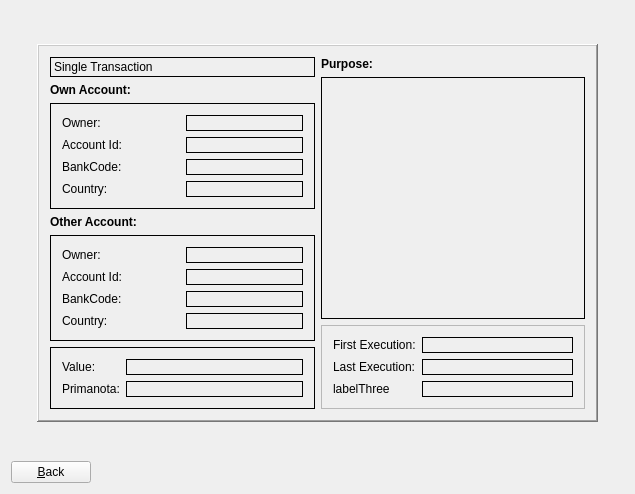
<ui version="4.0" >
 <class>GuiTransactionInfoBase</class>
 <widget class="QWidget" name="GuiTransactionInfoBase" >
  <property name="geometry" >
   <rect>
    <x>0</x>
    <y>0</y>
    <width>635</width>
    <height>494</height>
   </rect>
  </property>
  <property name="windowTitle" >
   <string>Form1</string>
  </property>
  <layout class="QGridLayout" >
   <property name="margin" >
    <number>11</number>
   </property>
   <property name="spacing" >
    <number>6</number>
   </property>
   <item row="0" column="1" >
    <spacer>
     <property name="orientation" >
      <enum>Qt::Vertical</enum>
     </property>
     <property name="sizeType" >
      <enum>QSizePolicy::Expanding</enum>
     </property>
     <property name="sizeHint" stdset="0" >
      <size>
       <width>20</width>
       <height>16</height>
      </size>
     </property>
    </spacer>
   </item>
   <item row="2" column="1" >
    <spacer>
     <property name="orientation" >
      <enum>Qt::Vertical</enum>
     </property>
     <property name="sizeType" >
      <enum>QSizePolicy::Expanding</enum>
     </property>
     <property name="sizeHint" stdset="0" >
      <size>
       <width>20</width>
       <height>16</height>
      </size>
     </property>
    </spacer>
   </item>
   <item row="3" column="0" colspan="3" >
    <layout class="QHBoxLayout" >
     <property name="spacing" >
      <number>6</number>
     </property>
     <property name="margin" >
      <number>0</number>
     </property>
     <item>
      <widget class="QPushButton" name="buttonBack" >
       <property name="text" >
        <string>&amp;Back</string>
       </property>
       <property name="shortcut" >
        <string>Alt+B</string>
       </property>
      </widget>
     </item>
     <item>
      <spacer>
       <property name="orientation" >
        <enum>Qt::Horizontal</enum>
       </property>
       <property name="sizeType" >
        <enum>QSizePolicy::Expanding</enum>
       </property>
       <property name="sizeHint" stdset="0" >
        <size>
         <width>321</width>
         <height>21</height>
        </size>
       </property>
      </spacer>
     </item>
    </layout>
   </item>
   <item row="1" column="0" >
    <spacer>
     <property name="orientation" >
      <enum>Qt::Horizontal</enum>
     </property>
     <property name="sizeType" >
      <enum>QSizePolicy::Fixed</enum>
     </property>
     <property name="sizeHint" stdset="0" >
      <size>
       <width>20</width>
       <height>20</height>
      </size>
     </property>
    </spacer>
   </item>
   <item row="1" column="2" >
    <spacer>
     <property name="orientation" >
      <enum>Qt::Horizontal</enum>
     </property>
     <property name="sizeType" >
      <enum>QSizePolicy::Fixed</enum>
     </property>
     <property name="sizeHint" stdset="0" >
      <size>
       <width>20</width>
       <height>20</height>
      </size>
     </property>
    </spacer>
   </item>
   <item row="1" column="1" >
    <widget class="QFrame" name="frame3" >
     <property name="frameShape" >
      <enum>QFrame::WinPanel</enum>
     </property>
     <property name="frameShadow" >
      <enum>QFrame::Raised</enum>
     </property>
     <layout class="QHBoxLayout" >
      <property name="spacing" >
       <number>6</number>
      </property>
      <property name="margin" >
       <number>11</number>
      </property>
      <item>
       <layout class="QVBoxLayout" >
        <property name="spacing" >
         <number>6</number>
        </property>
        <property name="margin" >
         <number>0</number>
        </property>
        <item>
         <layout class="QHBoxLayout" >
          <property name="spacing" >
           <number>6</number>
          </property>
          <property name="margin" >
           <number>0</number>
          </property>
          <item>
           <widget class="QLabel" name="labelType" >
            <property name="sizePolicy" >
             <sizepolicy vsizetype="Preferred" hsizetype="Expanding" >
              <horstretch>0</horstretch>
              <verstretch>0</verstretch>
             </sizepolicy>
            </property>
            <property name="minimumSize" >
             <size>
              <width>0</width>
              <height>20</height>
             </size>
            </property>
            <property name="frameShape" >
             <enum>QFrame::Box</enum>
            </property>
            <property name="text" >
             <string>Single Transaction</string>
            </property>
            <property name="wordWrap" >
             <bool>false</bool>
            </property>
           </widget>
          </item>
         </layout>
        </item>
        <item>
         <layout class="QVBoxLayout" >
          <property name="spacing" >
           <number>6</number>
          </property>
          <property name="margin" >
           <number>0</number>
          </property>
          <item>
           <widget class="QLabel" name="textLabel6_2" >
            <property name="text" >
             <string>&lt;b>Own Account:&lt;/b></string>
            </property>
            <property name="wordWrap" >
             <bool>false</bool>
            </property>
           </widget>
          </item>
          <item>
           <widget class="QFrame" name="frame4" >
            <property name="sizePolicy" >
             <sizepolicy vsizetype="Preferred" hsizetype="Expanding" >
              <horstretch>0</horstretch>
              <verstretch>0</verstretch>
             </sizepolicy>
            </property>
            <property name="frameShape" >
             <enum>QFrame::Box</enum>
            </property>
            <property name="frameShadow" >
             <enum>QFrame::Plain</enum>
            </property>
            <layout class="QGridLayout" >
             <property name="margin" >
              <number>11</number>
             </property>
             <property name="spacing" >
              <number>6</number>
             </property>
             <item row="2" column="0" >
              <widget class="QLabel" name="textOurBankCode1" >
               <property name="text" >
                <string>BankCode:</string>
               </property>
               <property name="wordWrap" >
                <bool>false</bool>
               </property>
              </widget>
             </item>
             <item row="3" column="0" >
              <widget class="QLabel" name="labelOurCountry1" >
               <property name="text" >
                <string>Country:</string>
               </property>
               <property name="wordWrap" >
                <bool>false</bool>
               </property>
              </widget>
             </item>
             <item row="2" column="1" >
              <widget class="QLabel" name="labelOurBankCode2" >
               <property name="sizePolicy" >
                <sizepolicy vsizetype="Preferred" hsizetype="Expanding" >
                 <horstretch>0</horstretch>
                 <verstretch>0</verstretch>
                </sizepolicy>
               </property>
               <property name="frameShape" >
                <enum>QFrame::Box</enum>
               </property>
               <property name="text" >
                <string/>
               </property>
               <property name="wordWrap" >
                <bool>false</bool>
               </property>
              </widget>
             </item>
             <item row="3" column="1" >
              <widget class="QLabel" name="labelOurCountry2" >
               <property name="sizePolicy" >
                <sizepolicy vsizetype="Preferred" hsizetype="Expanding" >
                 <horstretch>0</horstretch>
                 <verstretch>0</verstretch>
                </sizepolicy>
               </property>
               <property name="frameShape" >
                <enum>QFrame::Box</enum>
               </property>
               <property name="text" >
                <string/>
               </property>
               <property name="wordWrap" >
                <bool>false</bool>
               </property>
              </widget>
             </item>
             <item row="1" column="1" >
              <widget class="QLabel" name="labelOurAccountId2" >
               <property name="sizePolicy" >
                <sizepolicy vsizetype="Preferred" hsizetype="Expanding" >
                 <horstretch>0</horstretch>
                 <verstretch>0</verstretch>
                </sizepolicy>
               </property>
               <property name="frameShape" >
                <enum>QFrame::Box</enum>
               </property>
               <property name="text" >
                <string/>
               </property>
               <property name="wordWrap" >
                <bool>false</bool>
               </property>
              </widget>
             </item>
             <item row="1" column="0" >
              <widget class="QLabel" name="textOurAccount1" >
               <property name="text" >
                <string>Account Id:</string>
               </property>
               <property name="wordWrap" >
                <bool>false</bool>
               </property>
              </widget>
             </item>
             <item row="0" column="0" >
              <widget class="QLabel" name="labelOurName1" >
               <property name="sizePolicy" >
                <sizepolicy vsizetype="Preferred" hsizetype="Expanding" >
                 <horstretch>0</horstretch>
                 <verstretch>0</verstretch>
                </sizepolicy>
               </property>
               <property name="text" >
                <string>Owner:</string>
               </property>
               <property name="wordWrap" >
                <bool>false</bool>
               </property>
              </widget>
             </item>
             <item row="0" column="1" >
              <widget class="QLabel" name="labelOurName2" >
               <property name="sizePolicy" >
                <sizepolicy vsizetype="Preferred" hsizetype="Expanding" >
                 <horstretch>0</horstretch>
                 <verstretch>0</verstretch>
                </sizepolicy>
               </property>
               <property name="frameShape" >
                <enum>QFrame::Box</enum>
               </property>
               <property name="text" >
                <string/>
               </property>
               <property name="wordWrap" >
                <bool>false</bool>
               </property>
              </widget>
             </item>
            </layout>
           </widget>
          </item>
         </layout>
        </item>
        <item>
         <layout class="QVBoxLayout" >
          <property name="spacing" >
           <number>6</number>
          </property>
          <property name="margin" >
           <number>0</number>
          </property>
          <item>
           <widget class="QLabel" name="textLabel6_2_2" >
            <property name="text" >
             <string>&lt;b>Other Account:&lt;/b></string>
            </property>
            <property name="wordWrap" >
             <bool>false</bool>
            </property>
           </widget>
          </item>
          <item>
           <widget class="QFrame" name="frame4_2" >
            <property name="sizePolicy" >
             <sizepolicy vsizetype="Preferred" hsizetype="Expanding" >
              <horstretch>0</horstretch>
              <verstretch>0</verstretch>
             </sizepolicy>
            </property>
            <property name="frameShape" >
             <enum>QFrame::Box</enum>
            </property>
            <property name="frameShadow" >
             <enum>QFrame::Plain</enum>
            </property>
            <layout class="QGridLayout" >
             <property name="margin" >
              <number>11</number>
             </property>
             <property name="spacing" >
              <number>6</number>
             </property>
             <item row="2" column="0" >
              <widget class="QLabel" name="labelOtherBankCode1" >
               <property name="text" >
                <string>BankCode:</string>
               </property>
               <property name="wordWrap" >
                <bool>false</bool>
               </property>
              </widget>
             </item>
             <item row="2" column="1" >
              <widget class="QLabel" name="labelOtherBankCode2" >
               <property name="sizePolicy" >
                <sizepolicy vsizetype="Preferred" hsizetype="Expanding" >
                 <horstretch>0</horstretch>
                 <verstretch>0</verstretch>
                </sizepolicy>
               </property>
               <property name="frameShape" >
                <enum>QFrame::Box</enum>
               </property>
               <property name="text" >
                <string/>
               </property>
               <property name="wordWrap" >
                <bool>false</bool>
               </property>
              </widget>
             </item>
             <item row="3" column="1" >
              <widget class="QLabel" name="labelOtherCountry2" >
               <property name="sizePolicy" >
                <sizepolicy vsizetype="Preferred" hsizetype="Expanding" >
                 <horstretch>0</horstretch>
                 <verstretch>0</verstretch>
                </sizepolicy>
               </property>
               <property name="frameShape" >
                <enum>QFrame::Box</enum>
               </property>
               <property name="text" >
                <string/>
               </property>
               <property name="wordWrap" >
                <bool>false</bool>
               </property>
              </widget>
             </item>
             <item row="0" column="1" >
              <widget class="QLabel" name="labelOtherName2" >
               <property name="sizePolicy" >
                <sizepolicy vsizetype="Preferred" hsizetype="Expanding" >
                 <horstretch>0</horstretch>
                 <verstretch>0</verstretch>
                </sizepolicy>
               </property>
               <property name="frameShape" >
                <enum>QFrame::Box</enum>
               </property>
               <property name="text" >
                <string/>
               </property>
               <property name="wordWrap" >
                <bool>false</bool>
               </property>
              </widget>
             </item>
             <item row="0" column="0" >
              <widget class="QLabel" name="labelOtherName1" >
               <property name="sizePolicy" >
                <sizepolicy vsizetype="Preferred" hsizetype="Expanding" >
                 <horstretch>0</horstretch>
                 <verstretch>0</verstretch>
                </sizepolicy>
               </property>
               <property name="text" >
                <string>Owner:</string>
               </property>
               <property name="wordWrap" >
                <bool>false</bool>
               </property>
              </widget>
             </item>
             <item row="1" column="1" >
              <widget class="QLabel" name="labelOtherAccountId2" >
               <property name="sizePolicy" >
                <sizepolicy vsizetype="Preferred" hsizetype="Expanding" >
                 <horstretch>0</horstretch>
                 <verstretch>0</verstretch>
                </sizepolicy>
               </property>
               <property name="frameShape" >
                <enum>QFrame::Box</enum>
               </property>
               <property name="text" >
                <string/>
               </property>
               <property name="wordWrap" >
                <bool>false</bool>
               </property>
              </widget>
             </item>
             <item row="1" column="0" >
              <widget class="QLabel" name="labelOtherAccountId1" >
               <property name="sizePolicy" >
                <sizepolicy vsizetype="Preferred" hsizetype="Expanding" >
                 <horstretch>0</horstretch>
                 <verstretch>0</verstretch>
                </sizepolicy>
               </property>
               <property name="text" >
                <string>Account Id:</string>
               </property>
               <property name="wordWrap" >
                <bool>false</bool>
               </property>
              </widget>
             </item>
             <item row="3" column="0" >
              <widget class="QLabel" name="labelOtherCountry1" >
               <property name="text" >
                <string>Country:</string>
               </property>
               <property name="wordWrap" >
                <bool>false</bool>
               </property>
              </widget>
             </item>
            </layout>
           </widget>
          </item>
         </layout>
        </item>
        <item>
         <widget class="QFrame" name="frame6" >
          <property name="frameShape" >
           <enum>QFrame::Box</enum>
          </property>
          <property name="frameShadow" >
           <enum>QFrame::Plain</enum>
          </property>
          <layout class="QHBoxLayout" >
           <property name="spacing" >
            <number>6</number>
           </property>
           <property name="margin" >
            <number>11</number>
           </property>
           <item>
            <layout class="QVBoxLayout" >
             <property name="spacing" >
              <number>6</number>
             </property>
             <property name="margin" >
              <number>0</number>
             </property>
             <item>
              <layout class="QGridLayout" >
               <property name="margin" >
                <number>0</number>
               </property>
               <property name="spacing" >
                <number>6</number>
               </property>
               <item row="1" column="1" >
                <widget class="QLabel" name="labelPrimanota2" >
                 <property name="sizePolicy" >
                  <sizepolicy vsizetype="Preferred" hsizetype="Expanding" >
                   <horstretch>0</horstretch>
                   <verstretch>0</verstretch>
                  </sizepolicy>
                 </property>
                 <property name="frameShape" >
                  <enum>QFrame::Box</enum>
                 </property>
                 <property name="text" >
                  <string/>
                 </property>
                 <property name="wordWrap" >
                  <bool>false</bool>
                 </property>
                </widget>
               </item>
               <item row="0" column="0" >
                <widget class="QLabel" name="labelValue1" >
                 <property name="text" >
                  <string>Value:</string>
                 </property>
                 <property name="wordWrap" >
                  <bool>false</bool>
                 </property>
                </widget>
               </item>
               <item row="0" column="1" >
                <widget class="QLabel" name="labelValue2" >
                 <property name="sizePolicy" >
                  <sizepolicy vsizetype="Preferred" hsizetype="Expanding" >
                   <horstretch>0</horstretch>
                   <verstretch>0</verstretch>
                  </sizepolicy>
                 </property>
                 <property name="frameShape" >
                  <enum>QFrame::Box</enum>
                 </property>
                 <property name="text" >
                  <string/>
                 </property>
                 <property name="wordWrap" >
                  <bool>false</bool>
                 </property>
                </widget>
               </item>
               <item row="1" column="0" >
                <widget class="QLabel" name="labelPrimanota1" >
                 <property name="text" >
                  <string>Primanota:</string>
                 </property>
                 <property name="wordWrap" >
                  <bool>false</bool>
                 </property>
                </widget>
               </item>
              </layout>
             </item>
            </layout>
           </item>
          </layout>
         </widget>
        </item>
       </layout>
      </item>
      <item>
       <layout class="QVBoxLayout" >
        <property name="spacing" >
         <number>6</number>
        </property>
        <property name="margin" >
         <number>0</number>
        </property>
        <item>
         <widget class="QLabel" name="textLabel6" >
          <property name="text" >
           <string>&lt;b>Purpose:&lt;/b></string>
          </property>
          <property name="wordWrap" >
           <bool>false</bool>
          </property>
         </widget>
        </item>
        <item>
         <widget class="QLabel" name="labelPurpose" >
          <property name="sizePolicy" >
           <sizepolicy vsizetype="Expanding" hsizetype="Expanding" >
            <horstretch>0</horstretch>
            <verstretch>3</verstretch>
           </sizepolicy>
          </property>
          <property name="frameShape" >
           <enum>QFrame::Box</enum>
          </property>
          <property name="text" >
           <string/>
          </property>
          <property name="wordWrap" >
           <bool>false</bool>
          </property>
         </widget>
        </item>
        <item>
         <widget class="QFrame" name="frame23" >
          <property name="sizePolicy" >
           <sizepolicy vsizetype="Preferred" hsizetype="Preferred" >
            <horstretch>0</horstretch>
            <verstretch>1</verstretch>
           </sizepolicy>
          </property>
          <property name="frameShape" >
           <enum>QFrame::StyledPanel</enum>
          </property>
          <property name="frameShadow" >
           <enum>QFrame::Raised</enum>
          </property>
          <layout class="QHBoxLayout" >
           <property name="spacing" >
            <number>6</number>
           </property>
           <property name="margin" >
            <number>11</number>
           </property>
           <item>
            <layout class="QVBoxLayout" >
             <property name="spacing" >
              <number>6</number>
             </property>
             <property name="margin" >
              <number>0</number>
             </property>
             <item>
              <spacer>
               <property name="orientation" >
                <enum>Qt::Vertical</enum>
               </property>
               <property name="sizeType" >
                <enum>QSizePolicy::Expanding</enum>
               </property>
               <property name="sizeHint" stdset="0" >
                <size>
                 <width>20</width>
                 <height>0</height>
                </size>
               </property>
              </spacer>
             </item>
             <item>
              <layout class="QGridLayout" >
               <property name="margin" >
                <number>0</number>
               </property>
               <property name="spacing" >
                <number>6</number>
               </property>
               <item row="0" column="1" >
                <widget class="QLabel" name="labelFirstExecution2" >
                 <property name="sizePolicy" >
                  <sizepolicy vsizetype="Preferred" hsizetype="Expanding" >
                   <horstretch>0</horstretch>
                   <verstretch>0</verstretch>
                  </sizepolicy>
                 </property>
                 <property name="frameShape" >
                  <enum>QFrame::Box</enum>
                 </property>
                 <property name="text" >
                  <string/>
                 </property>
                 <property name="wordWrap" >
                  <bool>false</bool>
                 </property>
                </widget>
               </item>
               <item row="2" column="1" >
                <widget class="QLabel" name="labelThree2" >
                 <property name="sizePolicy" >
                  <sizepolicy vsizetype="Preferred" hsizetype="Expanding" >
                   <horstretch>0</horstretch>
                   <verstretch>0</verstretch>
                  </sizepolicy>
                 </property>
                 <property name="frameShape" >
                  <enum>QFrame::Box</enum>
                 </property>
                 <property name="text" >
                  <string/>
                 </property>
                 <property name="wordWrap" >
                  <bool>false</bool>
                 </property>
                </widget>
               </item>
               <item row="0" column="0" >
                <widget class="QLabel" name="labelFirstExecution1" >
                 <property name="text" >
                  <string>First Execution:</string>
                 </property>
                 <property name="wordWrap" >
                  <bool>false</bool>
                 </property>
                </widget>
               </item>
               <item row="1" column="1" >
                <widget class="QLabel" name="labelLastExecution2" >
                 <property name="sizePolicy" >
                  <sizepolicy vsizetype="Preferred" hsizetype="Expanding" >
                   <horstretch>0</horstretch>
                   <verstretch>0</verstretch>
                  </sizepolicy>
                 </property>
                 <property name="frameShape" >
                  <enum>QFrame::Box</enum>
                 </property>
                 <property name="text" >
                  <string/>
                 </property>
                 <property name="wordWrap" >
                  <bool>false</bool>
                 </property>
                </widget>
               </item>
               <item row="1" column="0" >
                <widget class="QLabel" name="labelLastExecution1" >
                 <property name="text" >
                  <string>Last Execution:</string>
                 </property>
                 <property name="wordWrap" >
                  <bool>false</bool>
                 </property>
                </widget>
               </item>
               <item row="2" column="0" >
                <widget class="QLabel" name="labelThree1" >
                 <property name="text" >
                  <string>labelThree</string>
                 </property>
                 <property name="wordWrap" >
                  <bool>false</bool>
                 </property>
                </widget>
               </item>
              </layout>
             </item>
             <item>
              <spacer>
               <property name="orientation" >
                <enum>Qt::Vertical</enum>
               </property>
               <property name="sizeType" >
                <enum>QSizePolicy::Expanding</enum>
               </property>
               <property name="sizeHint" stdset="0" >
                <size>
                 <width>20</width>
                 <height>0</height>
                </size>
               </property>
              </spacer>
             </item>
            </layout>
           </item>
          </layout>
         </widget>
        </item>
       </layout>
      </item>
     </layout>
    </widget>
   </item>
  </layout>
 </widget>
 <layoutdefault spacing="6" margin="11" />
 <pixmapfunction>qPixmapFromMimeSource</pixmapfunction>
 <resources/>
 <connections/>
</ui>
